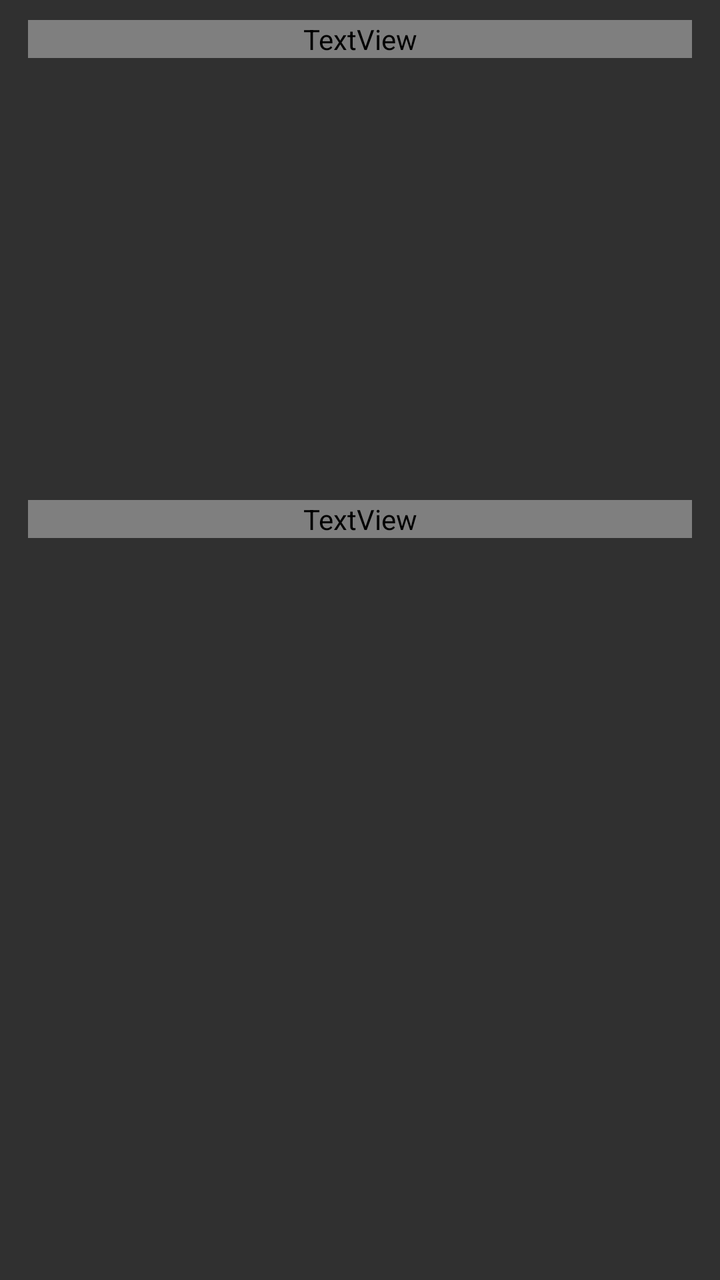
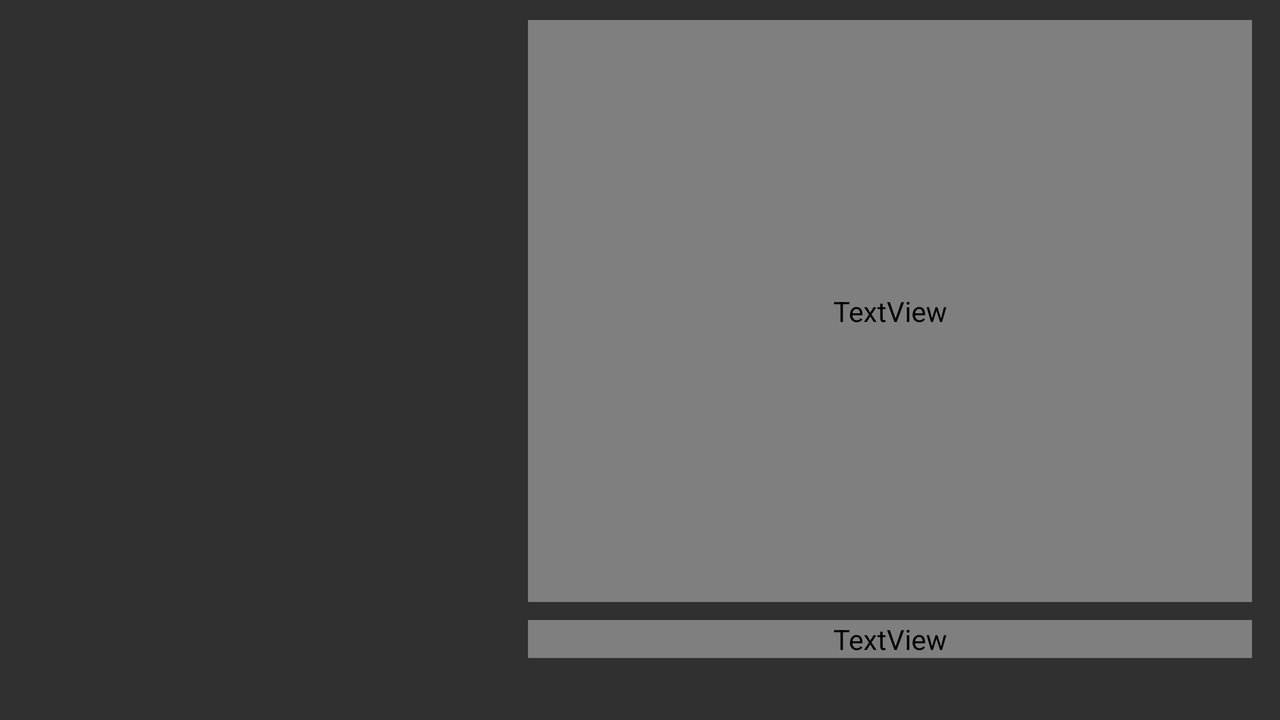

An Android layout and its configuration variant, each rendered on a device that would load it. The default file and the variant file are quoted in full after the pictures.
<!-- AndroidManifest.xml: application theme Theme.AppCompat.NoActionBar -->
<!-- res/layout/pantip_home_item_with_image.xml -->
<?xml version="1.0" encoding="utf-8"?>
<LinearLayout xmlns:android="http://schemas.android.com/apk/res/android"
    android:layout_width="match_parent"
    android:layout_height="wrap_content"
    android:layout_marginLeft="@dimen/list_margin"
    android:layout_marginRight="@dimen/list_margin"
    android:background="?attr/selectableItemBackground"
    android:orientation="vertical"
    android:paddingBottom="10dp"
    android:paddingLeft="14dp"
    android:paddingRight="14dp"
    android:paddingTop="10dp">
    <TextView android:id="@+id/title" android:layout_width="match_parent" android:layout_height="wrap_content"
        android:textColor="?android:attr/textColor" android:layout_marginBottom="6dp" />
    <ImageView
        android:id="@+id/image" android:layout_gravity="center_horizontal"
        android:layout_width="match_parent" android:layout_marginTop="4dp" android:layout_marginBottom="8dp"
        android:layout_height="200dp" />
    <TextView
        android:id="@+id/author"
        android:layout_width="match_parent"
        android:layout_height="wrap_content"
        android:layout_marginTop="3dp"
        android:layout_marginBottom="2dp"
        android:ellipsize="end"
        android:maxLines="1"
        android:textColor="?attr/authorColor" />

    <RelativeLayout
        android:layout_width="match_parent"
        android:layout_height="wrap_content">

        <TextView
            android:id="@+id/comments"
            android:layout_width="wrap_content"
            android:layout_height="wrap_content"
            android:layout_alignParentRight="true" />

        <TextView
            android:id="@+id/timestamp"
            android:layout_width="wrap_content"
            android:layout_height="wrap_content"
            android:layout_alignParentLeft="true"
            android:layout_toLeftOf="@id/comments"
            android:ellipsize="end"
            android:maxLines="1" />
    </RelativeLayout>
</LinearLayout>
<!-- resources referenced by this layout -->
<resources>
  <dimen name="list_margin">0dp</dimen>
</resources>
<!-- res/layout-land/pantip_home_item_with_image.xml (the author's variant of the layout above) -->
<!-- drawn on the phone turned sideways -->
<?xml version="1.0" encoding="utf-8"?>
<RelativeLayout xmlns:android="http://schemas.android.com/apk/res/android"
                android:layout_width="match_parent"
                android:layout_height="wrap_content"
                android:layout_marginLeft="@dimen/list_margin"
                android:layout_marginRight="@dimen/list_margin"
                android:background="?attr/selectableItemBackground"
                android:orientation="horizontal"
                android:paddingBottom="10dp"
                android:paddingLeft="14dp"
                android:paddingRight="14dp"
                android:paddingTop="10dp">

   <ImageView android:id="@+id/image"
              android:layout_width="240dp"
              android:layout_height="120dp"
              android:layout_alignParentTop="true"
              android:layout_alignParentLeft="true"
              android:layout_marginEnd="10dp" />

   <RelativeLayout
       android:id="@+id/stat"
       android:layout_width="match_parent"
       android:layout_height="wrap_content"
       android:layout_toRightOf="@id/image"
       android:layout_alignParentBottom="true" >

      <TextView
          android:id="@+id/comments"
          android:layout_width="wrap_content"
          android:layout_height="wrap_content"
          android:layout_alignParentRight="true" />

      <TextView
          android:id="@+id/timestamp"
          android:layout_width="wrap_content"
          android:layout_height="wrap_content"
          android:layout_alignParentLeft="true"
          android:layout_toLeftOf="@id/comments"
          android:ellipsize="end"
          android:maxLines="1" />
   </RelativeLayout>

   <TextView android:id="@+id/author"
       android:layout_width="match_parent"
       android:layout_height="wrap_content"
       android:layout_alignParentRight="true"
       android:layout_toRightOf="@id/image"
       android:layout_marginTop="3dp"
       android:layout_marginBottom="2dp"
       android:ellipsize="end"
       android:maxLines="1"
       android:layout_above="@id/stat"
       android:textColor="?attr/authorColor" />

   <TextView android:id="@+id/title"
             android:layout_width="match_parent"
             android:layout_height="wrap_content"
             android:layout_marginBottom="6dp"
             android:layout_toRightOf="@id/image"
             android:layout_alignParentTop="true" android:layout_above="@id/author"
             android:textColor="?android:attr/textColor" />

</RelativeLayout>
